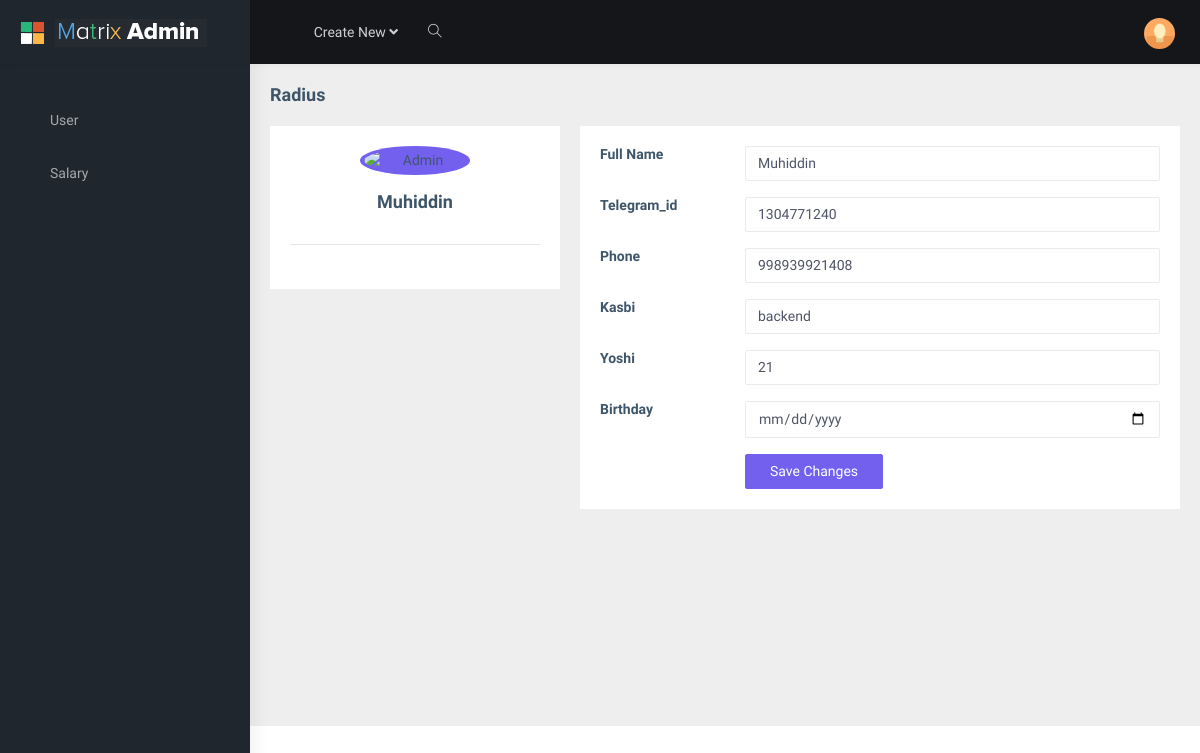
Screenshot of /api/admin/user/edit/1/ (signed in) with the database file from the repository.
### salary/models.py (models this page shows, shortened)
class Workers(models.Model):
    CHOICES = (
        ('true', 'TRUE'),
        ('false', 'FALSE')
    )
    full_name = models.CharField(max_length=125)
    phone = models.CharField(max_length=12)
    age = models.IntegerField(default=0)
    job = models.CharField(max_length=125)
    birthday = models.DateField(auto_now=False, auto_now_add=False, blank=True, null=True)
    salary = models.IntegerField(default=0)
    telegram_id = models.CharField(max_length=125)
    bons = models.IntegerField(default=0)
    fine = models.IntegerField(default=0)
    give = models.IntegerField(default=0)
    residue = models.IntegerField(default=0)
    step = models.IntegerField(default=0)
    clock_in = models.TimeField(blank=True, null=True)
    clock_out = models.TimeField(blank=True, null=True)
    month = models.DateField(blank=True, null=True)
    image = models.CharField(blank=True, null=True, max_length=125)
    type = models.CharField(max_length=12, blank=True, null=True)
    status = models.CharField(max_length=25, choices=CHOICES, default='true', blank=True, null=True)

### salary/views.py (the view, shortened to what this page needs)
# urls.py: path('user/edit/<int:id>/', EditView.as_view(), name='edit_user'),
class EditView(UpdateView):
    def get(self, request, *args, **kwargs):
        if not request.user.is_authenticated:
            return HttpResponseRedirect(reverse_lazy('login'))
        form = UserEditForm
        user = Workers.objects.get(id=self.kwargs['id'])
        context = {
            'form': form,
            'user': user
        }
        return render(request, 'admin/useredit.html', context)

### salary/templates/admin/useredit.html (shortened to what this page needs)
{% extends 'base.html' %}
{% load static %}
{% block content %}
		<div class="main-body">
			<div class="row">
				<div class="col-lg-4">
					<div class="card">
						<div class="card-body">
							<div class="d-flex flex-column align-items-center text-center">
								<img src="https://bootdey.com/img/Content/avatar/avatar6.png" alt="Admin" class="rounded-circle p-1 bg-primary" width="110">
								<div class="mt-3">
									<h4>{{user.full_name}}</h4>
								</div>
							</div>
							<hr class="my-4">
						</div>
					</div>
				</div>
				<div class="col-lg-8">
					<div class="card">
						<div class="card-body">
							<form method="post">
							<div class="row mb-3">
								<div class="col-sm-3">
									<h6 class="mb-0">Full Name</h6>
								</div>
								<div class="col-sm-9 text-secondary">
									<input type="text" class="form-control" name="full_name" value="{{user.full_name}}">
								</div>
							</div>
							<div class="row mb-3">
								<div class="col-sm-3">
									<h6 class="mb-0">Telegram_id</h6>
								</div>
								<div class="col-sm-9 text-secondary">
									<input type="number" class="form-control" name="telegram_id" value="{{user.telegram_id}}">
								</div>
							</div>
							<div class="row mb-3">
								<div class="col-sm-3">
									<h6 class="mb-0">Phone</h6>
								</div>
								<div class="col-sm-9 text-secondary">
									<input type="tel" class="form-control" name="phone" value="{{user.phone}}">
								</div>
							</div>
							<div class="row mb-3">
								<div class="col-sm-3">
									<h6 class="mb-0">Kasbi</h6>
								</div>
								<div class="col-sm-9 text-secondary">
									<input type="text" class="form-control" name="shop" value="{{user.job}}">
								</div>
							</div>
							<div class="row mb-3">
								<div class="col-sm-3">
									<h6 class="mb-0">Yoshi</h6>
								</div>
								<div class="col-sm-9 text-secondary">
									<input type="number" class="form-control" name="age" value="{{user.age}}">
								</div>
							</div>
							<div class="row mb-3">
								<div class="col-sm-3">
									<h6 class="mb-0">Birthday</h6>
								</div>
								<div class="col-sm-9 text-secondary">
									<input type="date" class="form-control" name="birthday" value="{{user.birthday}}">
								</div>
							</div>
							<div class="row">
								<div class="col-sm-3"></div>
								<div class="col-sm-9 text-secondary">
									<input type="submit" class="btn btn-primary px-4" value="Save Changes">
								</div>
							</div>
							</form>
						</div>
					</div>
				</div>
			</div>
		</div>
{% endblock content%}

### rows the page displays
Workers: full_name "Muhiddin", telegram_id "1304771240", phone "998939921408", shop "backend", age "21"
